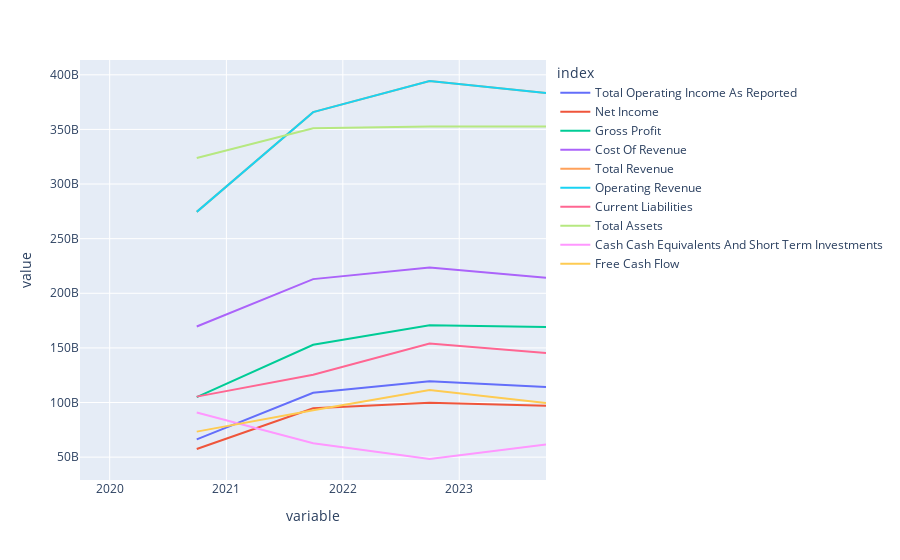

Write notebook code for a chart like this one.
### Code cell
import plotly.express as px

fig = px.line(company_kpi, x="variable", y="value", color='index')
fig.show()

### Figure 1 — Plotly figure (JSON) as saved in the notebook; plotly's stock layout.template omitted (floating-point values rounded to 4 significant figures)
{"data": [{"hovertemplate": "index=Total Operating Income As Reported<br>variable=%{x}<br>value=%{y}<extra></extra>", "legendgroup": "Total Operating Income As Reported", "line": {"color": "#636efa", "dash": "solid"}, "marker": {"symbol": "circle"}, "mode": "lines", "name": "Total Operating Income As Reported", "orientation": "v", "showlegend": true, "type": "scatter", "x": ["2019-09-30T00:00:00", "2020-09-30T00:00:00", "2021-09-30T00:00:00", "2022-09-30T00:00:00", "2023-09-30T00:00:00"], "xaxis": "x", "y": [null, 66288000000, 108949000000, 119437000000, 114301000000], "yaxis": "y"}, {"hovertemplate": "index=Net Income<br>variable=%{x}<br>value=%{y}<extra></extra>", "legendgroup": "Net Income", "line": {"color": "#EF553B", "dash": "solid"}, "marker": {"symbol": "circle"}, "mode": "lines", "name": "Net Income", "orientation": "v", "showlegend": true, "type": "scatter", "x": ["2019-09-30T00:00:00", "2020-09-30T00:00:00", "2021-09-30T00:00:00", "2022-09-30T00:00:00", "2023-09-30T00:00:00"], "xaxis": "x", "y": [null, 57411000000, 94680000000, 99803000000, 96995000000], "yaxis": "y"}, {"hovertemplate": "index=Gross Profit<br>variable=%{x}<br>value=%{y}<extra></extra>", "legendgroup": "Gross Profit", "line": {"color": "#00cc96", "dash": "solid"}, "marker": {"symbol": "circle"}, "mode": "lines", "name": "Gross Profit", "orientation": "v", "showlegend": true, "type": "scatter", "x": ["2019-09-30T00:00:00", "2020-09-30T00:00:00", "2021-09-30T00:00:00", "2022-09-30T00:00:00", "2023-09-30T00:00:00"], "xaxis": "x", "y": [null, 104956000000, 152836000000, 170782000000, 169148000000], "yaxis": "y"}, {"hovertemplate": "index=Cost Of Revenue<br>variable=%{x}<br>value=%{y}<extra></extra>", "legendgroup": "Cost Of Revenue", "line": {"color": "#ab63fa", "dash": "solid"}, "marker": {"symbol": "circle"}, "mode": "lines", "name": "Cost Of Revenue", "orientation": "v", "showlegend": true, "type": "scatter", "x": ["2019-09-30T00:00:00", "2020-09-30T00:00:00", "2021-09-30T00:00:00", "2022-09-30T00:00:00", "2023-09-30T00:00:00"], "xaxis": "x", "y": [null, 169559000000, 212981000000, 223546000000, 214137000000], "yaxis": "y"}, {"hovertemplate": "index=Total Revenue<br>variable=%{x}<br>value=%{y}<extra></extra>", "legendgroup": "Total Revenue", "line": {"color": "#FFA15A", "dash": "solid"}, "marker": {"symbol": "circle"}, "mode": "lines", "name": "Total Revenue", "orientation": "v", "showlegend": true, "type": "scatter", "x": ["2019-09-30T00:00:00", "2020-09-30T00:00:00", "2021-09-30T00:00:00", "2022-09-30T00:00:00", "2023-09-30T00:00:00"], "xaxis": "x", "y": [null, 274515000000, 365817000000, 394328000000, 383285000000], "yaxis": "y"}, {"hovertemplate": "index=Operating Revenue<br>variable=%{x}<br>value=%{y}<extra></extra>", "legendgroup": "Operating Revenue", "line": {"color": "#19d3f3", "dash": "solid"}, "marker": {"symbol": "circle"}, "mode": "lines", "name": "Operating Revenue", "orientation": "v", "showlegend": true, "type": "scatter", "x": ["2019-09-30T00:00:00", "2020-09-30T00:00:00", "2021-09-30T00:00:00", "2022-09-30T00:00:00", "2023-09-30T00:00:00"], "xaxis": "x", "y": [null, 274515000000, 365817000000, 394328000000, 383285000000], "yaxis": "y"}, {"hovertemplate": "index=Current Liabilities<br>variable=%{x}<br>value=%{y}<extra></extra>", "legendgroup": "Current Liabilities", "line": {"color": "#FF6692", "dash": "solid"}, "marker": {"symbol": "circle"}, "mode": "lines", "name": "Current Liabilities", "orientation": "v", "showlegend": true, "type": "scatter", "x": ["2019-09-30T00:00:00", "2020-09-30T00:00:00", "2021-09-30T00:00:00", "2022-09-30T00:00:00", "2023-09-30T00:00:00"], "xaxis": "x", "y": [null, 105392000000, 125481000000, 153982000000, 145308000000], "yaxis": "y"}, {"hovertemplate": "index=Total Assets<br>variable=%{x}<br>value=%{y}<extra></extra>", "legendgroup": "Total Assets", "line": {"color": "#B6E880", "dash": "solid"}, "marker": {"symbol": "circle"}, "mode": "lines", "name": "Total Assets", "orientation": "v", "showlegend": true, "type": "scatter", "x": ["2019-09-30T00:00:00", "2020-09-30T00:00:00", "2021-09-30T00:00:00", "2022-09-30T00:00:00", "2023-09-30T00:00:00"], "xaxis": "x", "y": [null, 323888000000, 351002000000, 352755000000, 352583000000], "yaxis": "y"}, {"hovertemplate": "index=Cash Cash Equivalents And Short Term Investments<br>variable=%{x}<br>value=%{y}<extra></extra>", "legendgroup": "Cash Cash Equivalents And Short Term Investments", "line": {"color": "#FF97FF", "dash": "solid"}, "marker": {"symbol": "circle"}, "mode": "lines", "name": "Cash Cash Equivalents And Short Term Investments", "orientation": "v", "showlegend": true, "type": "scatter", "x": ["2019-09-30T00:00:00", "2020-09-30T00:00:00", "2021-09-30T00:00:00", "2022-09-30T00:00:00", "2023-09-30T00:00:00"], "xaxis": "x", "y": [null, 90943000000, 62639000000, 48304000000, 61555000000], "yaxis": "y"}, {"hovertemplate": "index=Free Cash Flow<br>variable=%{x}<br>value=%{y}<extra></extra>", "legendgroup": "Free Cash Flow", "line": {"color": "#FECB52", "dash": "solid"}, "marker": {"symbol": "circle"}, "mode": "lines", "name": "Free Cash Flow", "orientation": "v", "showlegend": true, "type": "scatter", "x": ["2019-09-30T00:00:00", "2020-09-30T00:00:00", "2021-09-30T00:00:00", "2022-09-30T00:00:00", "2023-09-30T00:00:00"], "xaxis": "x", "y": [null, 73365000000, 92953000000, 111443000000, 99584000000], "yaxis": "y"}], "layout": {"legend": {"title": {"text": "index"}, "tracegroupgap": 0}, "margin": {"t": 60}, "xaxis": {"anchor": "y", "domain": [0, 1], "title": {"text": "variable"}}, "yaxis": {"anchor": "x", "domain": [0, 1], "title": {"text": "value"}}}}
